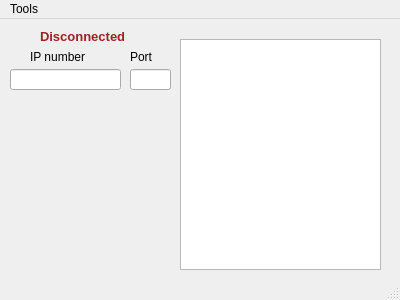
<?xml version="1.0" encoding="UTF-8"?>
<ui version="4.0">
 <class>MainWindow</class>
 <widget class="QMainWindow" name="MainWindow">
  <property name="geometry">
   <rect>
    <x>0</x>
    <y>0</y>
    <width>400</width>
    <height>300</height>
   </rect>
  </property>
  <property name="windowTitle">
   <string>PDB Client</string>
  </property>
  <widget class="QWidget" name="centralWidget">
   <widget class="QTextEdit" name="guiConsole">
    <property name="geometry">
     <rect>
      <x>180</x>
      <y>20</y>
      <width>201</width>
      <height>231</height>
     </rect>
    </property>
    <property name="readOnly">
     <bool>true</bool>
    </property>
   </widget>
   <widget class="QLabel" name="connectionStatusLabel">
    <property name="geometry">
     <rect>
      <x>40</x>
      <y>10</y>
      <width>91</width>
      <height>16</height>
     </rect>
    </property>
    <property name="font">
     <font>
      <weight>50</weight>
      <bold>false</bold>
     </font>
    </property>
    <property name="text">
     <string>&lt;html&gt;&lt;head/&gt;&lt;body&gt;&lt;p&gt;&lt;span style=&quot; font-size:10pt; font-weight:600; color:#9d2323;&quot;&gt;Disconnected&lt;/span&gt;&lt;/p&gt;&lt;/body&gt;&lt;/html&gt;</string>
    </property>
   </widget>
   <widget class="QLineEdit" name="ipLine">
    <property name="geometry">
     <rect>
      <x>10</x>
      <y>50</y>
      <width>111</width>
      <height>21</height>
     </rect>
    </property>
    <property name="text">
     <string/>
    </property>
   </widget>
   <widget class="QLineEdit" name="portLine">
    <property name="geometry">
     <rect>
      <x>130</x>
      <y>50</y>
      <width>41</width>
      <height>21</height>
     </rect>
    </property>
   </widget>
   <widget class="QLabel" name="ipLabel">
    <property name="geometry">
     <rect>
      <x>30</x>
      <y>30</y>
      <width>71</width>
      <height>16</height>
     </rect>
    </property>
    <property name="text">
     <string>IP number</string>
    </property>
   </widget>
   <widget class="QLabel" name="portLabel">
    <property name="geometry">
     <rect>
      <x>130</x>
      <y>30</y>
      <width>57</width>
      <height>16</height>
     </rect>
    </property>
    <property name="text">
     <string>Port</string>
    </property>
   </widget>
  </widget>
  <widget class="QMenuBar" name="menuBar">
   <property name="geometry">
    <rect>
     <x>0</x>
     <y>0</y>
     <width>400</width>
     <height>22</height>
    </rect>
   </property>
   <widget class="QMenu" name="menuTools">
    <property name="title">
     <string>Tools</string>
    </property>
    <addaction name="actionConnectToServer"/>
   </widget>
   <addaction name="menuTools"/>
  </widget>
  <widget class="QStatusBar" name="statusBar"/>
  <action name="actionConnectToServer">
   <property name="text">
    <string>Connect to server</string>
   </property>
  </action>
 </widget>
 <layoutdefault spacing="6" margin="11"/>
 <resources/>
 <connections/>
</ui>
